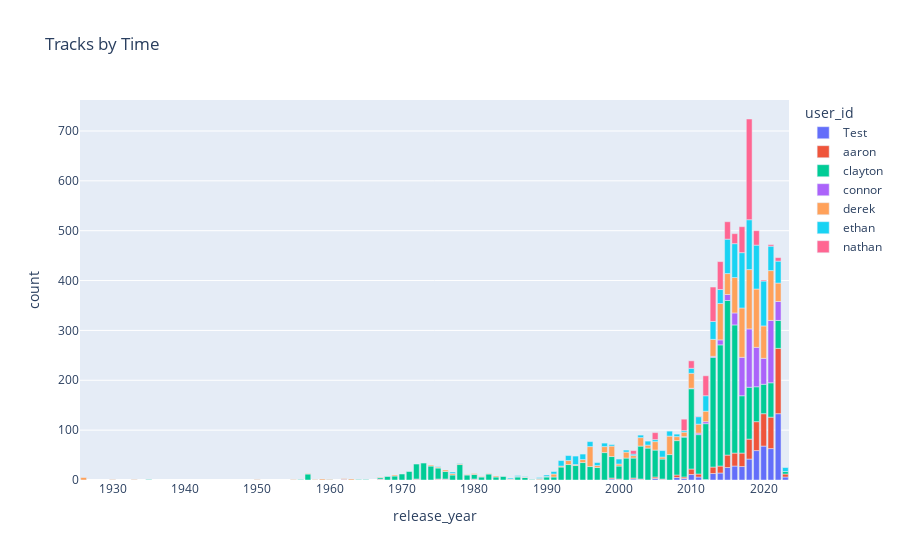

Notebook code cell kept with this figure:
### Markdown cell above
### Plots a bar chart for each user's tracks by release date.

### Code cell
df['release_date'] = pd.to_datetime(df['release_date'])
df['release_year'] = [date.year for date in df['release_date']]
df_year_counts_by_user = df[['user_id','release_year']].groupby('user_id').value_counts().reset_index().rename(columns={0:'count'})

figbar = px.bar(df_year_counts_by_user, x="release_year", y="count", color="user_id", title="Tracks by Time")

figbar.show()

### Figure 1 — Plotly figure (JSON) as saved in the notebook; plotly's stock layout.template omitted (floating-point values rounded to 4 significant figures)
{"data": [{"alignmentgroup": "True", "hovertemplate": "user_id=Test<br>release_year=%{x}<br>count=%{y}<extra></extra>", "legendgroup": "Test", "marker": {"color": "#636efa", "pattern": {"shape": ""}}, "name": "Test", "offsetgroup": "Test", "orientation": "v", "showlegend": true, "textposition": "auto", "type": "bar", "x": [2022, 2020, 2021, 2019, 2018, 2016, 2017, 2015, 2014, 2013, 2010, 2023, 2011, 2008, 2009, 2005, 1999, 2002, 1972, 1975, 1976, 1980, 2012, 2000, 2003, 2006, 1967, 1962], "xaxis": "x", "y": [133, 68, 63, 59, 42, 28, 27, 25, 14, 13, 11, 6, 6, 5, 3, 3, 2, 2, 1, 1, 1, 1, 1, 1, 1, 1, 1, 1], "yaxis": "y"}, {"alignmentgroup": "True", "hovertemplate": "user_id=aaron<br>release_year=%{x}<br>count=%{y}<extra></extra>", "legendgroup": "aaron", "marker": {"color": "#EF553B", "pattern": {"shape": ""}}, "name": "aaron", "offsetgroup": "aaron", "orientation": "v", "showlegend": true, "textposition": "auto", "type": "bar", "x": [2022, 2020, 2021, 2019, 2018, 2017, 2016, 2015, 2014, 2013, 2010, 2023, 2011, 2008, 2009, 2005, 2002, 1999, 2000, 2003, 1980, 1976, 1975, 1972, 1967, 1962, 2006], "xaxis": "x", "y": [131, 65, 63, 58, 40, 27, 26, 25, 14, 13, 11, 6, 6, 5, 3, 3, 2, 2, 1, 1, 1, 1, 1, 1, 1, 1, 1], "yaxis": "y"}, {"alignmentgroup": "True", "hovertemplate": "user_id=clayton<br>release_year=%{x}<br>count=%{y}<extra></extra>", "legendgroup": "clayton", "marker": {"color": "#00cc96", "pattern": {"shape": ""}}, "name": "clayton", "offsetgroup": "clayton", "orientation": "v", "showlegend": true, "textposition": "auto", "type": "bar", "x": [2015, 2016, 2014, 2013, 2010, 2017, 2012, 2018, 2009, 2011, 2019, 2008, 2021, 2003, 2004, 2020, 2022, 1998, 2005, 2007, 2001, 1999, 2006, 2002, 1995, 1973, 1978, 1993, 1972, 1994, 1974, 1996, 2000, 1992, 1997, 1975, 1971, 1976, 1982, 1970, 1957, 1977, 1979, 1980, 1969, 1984, 1968, 1983, 1991, 1990, 1986, 1981, 1987, 2023, 1967, 1935, 1989, 1988, 1985, 1965, 1964, 1960, 1956], "xaxis": "x", "y": [310, 257, 243, 220, 161, 115, 112, 104, 80, 79, 70, 69, 69, 66, 64, 59, 56, 55, 54, 51, 44, 43, 40, 40, 35, 34, 31, 31, 30, 29, 28, 27, 26, 26, 25, 22, 17, 15, 12, 12, 12, 10, 10, 9, 8, 7, 7, 6, 6, 6, 6, 6, 5, 5, 3, 1, 1, 1, 1, 1, 1, 1, 1], "yaxis": "y"}, {"alignmentgroup": "True", "hovertemplate": "user_id=connor<br>release_year=%{x}<br>count=%{y}<extra></extra>", "legendgroup": "connor", "marker": {"color": "#ab63fa", "pattern": {"shape": ""}}, "name": "connor", "offsetgroup": "connor", "orientation": "v", "showlegend": true, "textposition": "auto", "type": "bar", "x": [2021, 2018, 2019, 2017, 2020, 2022, 2016, 2015, 2014, 2012, 2011, 2013, 2010, 2009], "xaxis": "x", "y": [125, 117, 79, 77, 52, 38, 24, 12, 10, 4, 3, 2, 1, 1], "yaxis": "y"}, {"alignmentgroup": "True", "hovertemplate": "user_id=derek<br>release_year=%{x}<br>count=%{y}<extra></extra>", "legendgroup": "derek", "marker": {"color": "#FFA15A", "pattern": {"shape": ""}}, "name": "derek", "offsetgroup": "derek", "orientation": "v", "showlegend": true, "textposition": "auto", "type": "bar", "x": [2018, 2019, 2021, 2017, 2014, 2016, 2020, 2015, 1996, 2022, 2007, 2013, 2010, 1999, 2012, 2011, 2003, 2005, 2001, 1998, 2009, 2008, 1993, 2004, 1991, 1995, 2002, 1926, 2006, 1997, 2000, 1977, 1976, 1992, 1963, 1969, 1974, 1980, 1975, 1978, 1959, 1983, 1989, 1994, 1955, 1958, 1960, 1962, 1967, 1979, 1981, 1982, 1985, 1986, 1987, 1990, 1950, 1933, 1930, 1957], "xaxis": "x", "y": [119, 117, 100, 99, 73, 71, 65, 42, 40, 37, 37, 34, 30, 21, 21, 18, 17, 17, 12, 12, 9, 8, 8, 6, 6, 6, 5, 5, 4, 4, 4, 3, 3, 2, 2, 2, 2, 2, 2, 2, 2, 2, 2, 2, 1, 1, 1, 1, 1, 1, 1, 1, 1, 1, 1, 1, 1, 1, 1, 1], "yaxis": "y"}, {"alignmentgroup": "True", "hovertemplate": "user_id=ethan<br>release_year=%{x}<br>count=%{y}<extra></extra>", "legendgroup": "ethan", "marker": {"color": "#19d3f3", "pattern": {"shape": ""}}, "name": "ethan", "offsetgroup": "ethan", "orientation": "v", "showlegend": true, "textposition": "auto", "type": "bar", "x": [2017, 2018, 2020, 2019, 2015, 2016, 2021, 2022, 2013, 2012, 2014, 1994, 2011, 2006, 1992, 1995, 2010, 2007, 1993, 1996, 2000, 2023, 2004, 1998, 1997, 1991, 2003, 2008, 2001, 2005, 2002, 1999, 1977, 2009, 1990, 1986, 1985, 1989, 1975, 1978, 1987], "xaxis": "x", "y": [111, 100, 90, 88, 69, 68, 49, 44, 36, 31, 28, 17, 15, 13, 11, 11, 10, 10, 10, 10, 10, 8, 8, 7, 6, 5, 5, 5, 4, 4, 3, 3, 3, 3, 3, 2, 2, 2, 1, 1, 1], "yaxis": "y"}, {"alignmentgroup": "True", "hovertemplate": "user_id=nathan<br>release_year=%{x}<br>count=%{y}<extra></extra>", "legendgroup": "nathan", "marker": {"color": "#FF6692", "pattern": {"shape": ""}}, "name": "nathan", "offsetgroup": "nathan", "orientation": "v", "showlegend": true, "textposition": "auto", "type": "bar", "x": [2018, 2013, 2014, 2017, 2012, 2015, 2019, 2009, 2016, 2010, 2005, 2002, 2022, 2021, 2020, 2011], "xaxis": "x", "y": [202, 69, 56, 52, 40, 35, 29, 23, 20, 15, 14, 7, 7, 3, 2, 1], "yaxis": "y"}], "layout": {"barmode": "relative", "legend": {"title": {"text": "user_id"}, "tracegroupgap": 0}, "title": {"text": "Tracks by Time"}, "xaxis": {"anchor": "y", "domain": [0, 1], "title": {"text": "release_year"}}, "yaxis": {"anchor": "x", "domain": [0, 1], "title": {"text": "count"}}}}
